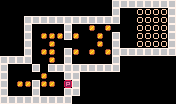

Tiled map render using the project's own tile images. Description and the whole map definition, tile-layer contents included, below:
An orthogonal 22x13 tile map with 8x8 px tiles, 1 tile layer (tiles).

<map version="1.0" tiledversion="1.0.2" orientation="orthogonal" renderorder="left-up" width="22" height="13" tilewidth="8" tileheight="8" nextobjectid="1">
 <tileset firstgid="1" source="tileset.tsx" />
 <layer name="tiles" width="22" height="13">
  <data encoding="csv">
0,0,0,0,0,0,0,0,0,0,0,0,0,0,5,5,5,5,5,5,5,5,0,0,0,0,0,0,0,0,0,0,0,0,0,0,5,0,0,2,2,2,2,5,0,0,0,5,5,5,5,5,5,5,5,5,5,5,5,0,0,2,2,2,2,5,0,0,0,5,0,0,0,0,5,0,0,1,0,1,0,0,0,2,2,2,2,5,0,0,0,5,0,1,1,1,5,1,0,0,1,0,5,0,0,2,2,2,2,5,0,0,0,5,0,0,1,0,0,0,0,0,1,0,5,0,0,2,2,2,2,5,0,0,0,5,0,1,1,0,5,1,0,1,0,1,5,5,5,5,5,5,5,5,5,5,5,5,0,0,1,0,5,0,0,0,0,0,5,0,0,0,0,0,0,0,5,0,0,0,5,0,5,5,5,5,5,5,5,5,5,0,0,0,0,0,0,0,5,0,0,0,0,1,0,0,5,5,0,0,0,0,0,0,0,0,0,0,0,0,5,0,1,1,5,1,1,0,3,5,0,0,0,0,0,0,0,0,0,0,0,0,5,0,0,0,5,0,0,0,5,5,0,0,0,0,0,0,0,0,0,0,0,0,5,5,5,5,5,5,5,5,5,0,0,0,0,0,0,0,0,0,0,0,0,0
</data>
 </layer>
</map>
